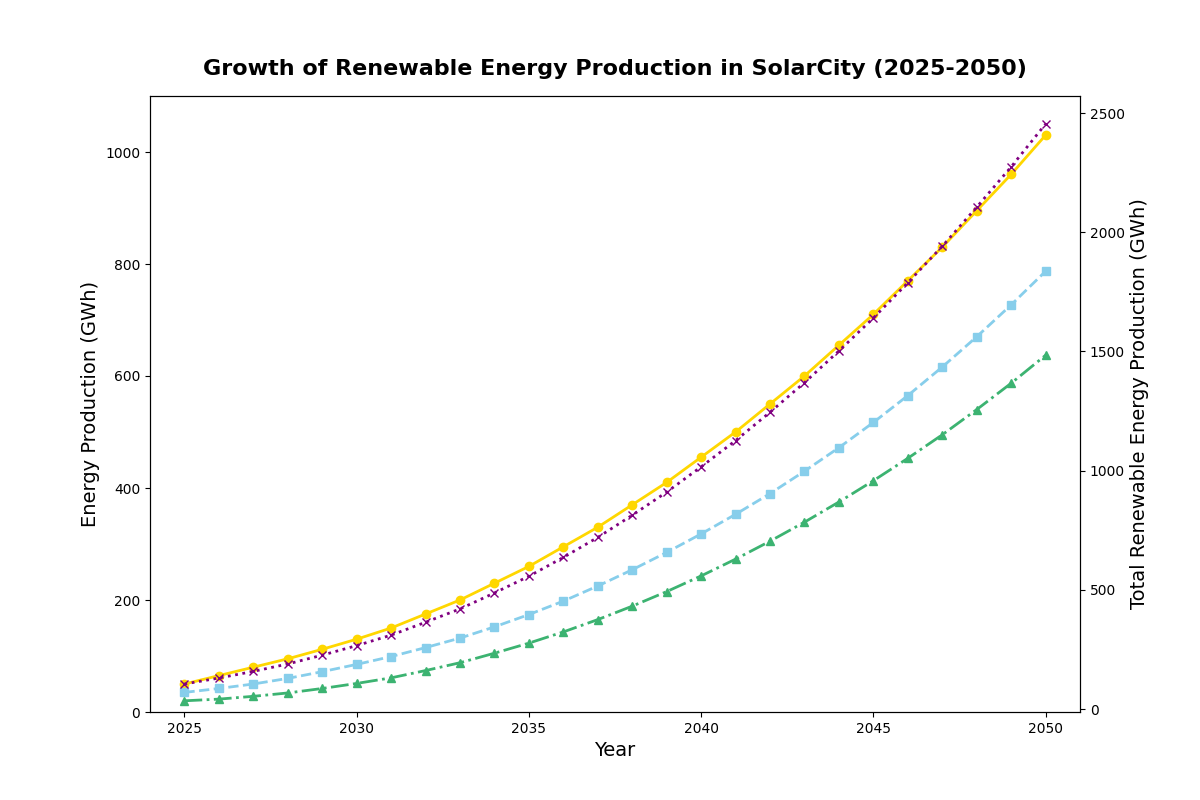

Generate this figure with Python:
import matplotlib.pyplot as plt
import numpy as np

# Define the time points (years)
years = np.arange(2025, 2051)

# Define energy production data for each renewable source
solar_energy = np.array([50, 65, 80, 95, 112, 130, 150, 175, 200, 230, 260, 295, 330, 370, 410, 455, 500, 550, 600, 655, 710, 770, 830, 895, 960, 1030])
wind_energy = np.array([35, 42, 50, 60, 72, 85, 99, 115, 132, 152, 174, 198, 225, 254, 285, 318, 353, 390, 430, 472, 517, 565, 616, 670, 727, 787])
hydro_energy = np.array([20, 23, 28, 34, 42, 51, 61, 74, 88, 105, 123, 143, 165, 189, 215, 243, 273, 305, 339, 375, 413, 453, 495, 540, 587, 637])

fig, ax1 = plt.subplots(figsize=(12, 8))

# Plot the line chart for each energy source
ax1.plot(years, solar_energy, marker='o', linestyle='-', linewidth=2, color='gold')
ax1.plot(years, wind_energy, marker='s', linestyle='--', linewidth=2, color='skyblue')
ax1.plot(years, hydro_energy, marker='^', linestyle='-.', linewidth=2, color='mediumseagreen')

# Add titles and labels
ax1.set_title('Growth of Renewable Energy Production in SolarCity (2025-2050)', fontsize=16, fontweight='bold', pad=15)
ax1.set_xlabel('Year', fontsize=14)
ax1.set_ylabel('Energy Production (GWh)', fontsize=14)

# Set axis limits
ax1.set_xlim(2024, 2051)
ax1.set_ylim(0, 1100)

# Predict total renewable energy production
total_energy = solar_energy + wind_energy + hydro_energy

# Create a secondary y-axis
ax2 = ax1.twinx()
ax2.plot(years, total_energy, color='purple', linestyle=':', linewidth=2, marker='x')

# Add secondary y-axis label
ax2.set_ylabel('Total Renewable Energy Production (GWh)', fontsize=14)

# Display the plot
plt.show()
